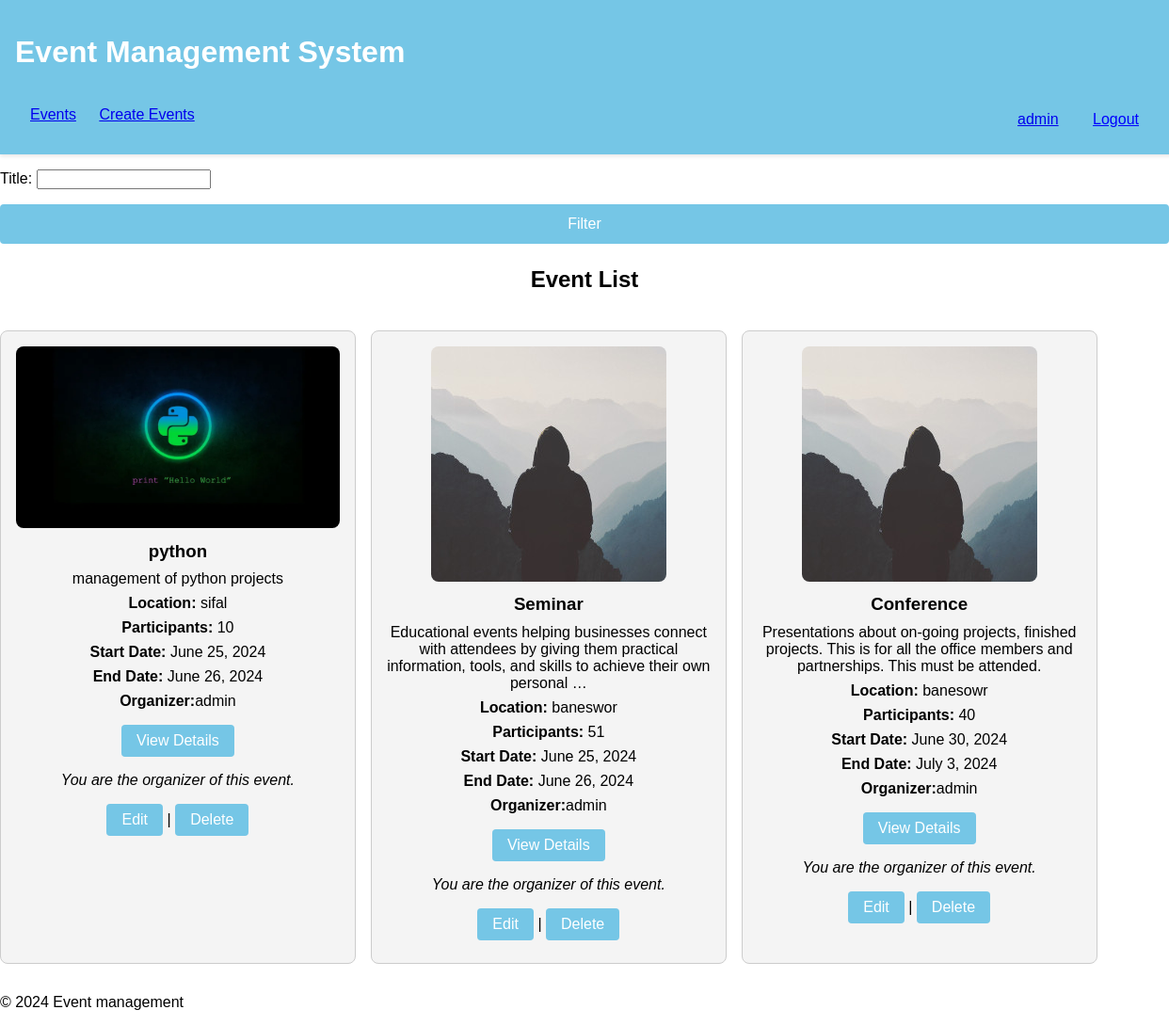
Page /events/event/ (signed in) on the committed database.
### events/models.py (models this page shows, shortened)
class Event(models.Model):
    title = models.CharField(max_length=20)
    description = models.TextField()
    location = models.CharField(max_length=40, default='Unknown')
    total_participants = models.IntegerField()
    start_date = models.DateField()
    end_date = models.DateField()
    organizer = models.ForeignKey(User, on_delete=models.CASCADE, related_name='organized_events')
    image = models.ImageField(upload_to='event_images/', default='default.jpg')

### events/views.py (the view)
# urls.py: path('events/', include('events.urls')),
def events(request):
    events = Event.objects.all()
    filter_form = EventFilterForm(request.GET)
    if filter_form.is_valid():
        title = filter_form.cleaned_data.get('title')
        start_date = filter_form.cleaned_data.get('start_date')
        end_date = filter_form.cleaned_data.get('end_date')
        if title:
            events = events.filter(title__icontains=title)
    for event in events:
        event.is_booked = Booking.objects.filter(user=request.user, event=event).exists()
    return render(request, 'events/event_list.html', {'events':events, 'filter_form': filter_form})

### events/forms.py
class EventFilterForm(forms.Form):
    title = forms.CharField(required=False, label='Title')

### events/templates/events/event_list.html (shortened to what this page needs)
{% extends "events/base.html" %}
{% block content %}
    <form method="get">
        {{ filter_form.as_p }}
        <button type="submit">Filter</button>
    </form>
    <h2 class="event-list-header">Event List</h2>
    <div class="event-list-container">
        {% for event in events %}
            <div class="event-box">
                {% if event.image %}
                    <img src="{{ event.image.url }}" alt="{{ event.title }}">
                {% else %}
                    <img src="{% static 'events/default.jpg' %}" alt="Default Event Image">
                {% endif %}
                <h3>{{ event.title }}</h3>
                <p>{{ event.description|truncatewords:20 }}</p>
                <p><strong>Location:</strong> {{ event.location }}</p>
                <p><strong>Participants:</strong> {{ event.total_participants }}</p>
                <p><strong>Start Date:</strong> {{ event.start_date }}</p>
                <p><strong>End Date:</strong> {{ event.end_date }}</p>
                <p><strong>Organizer:</strong>{{ event.organizer.username }}</p>
                <a href="{% url 'event_detail' event.id %}" class="btn btn-primary">View Details</a>
                {% if event.organizer == request.user %}
                    <p><em>You are the organizer of this event.</em></p>
                {% else %}
                    {% if not event.is_booked %}
                        <a href="{% url 'book_event' event.id %}">Book Now</a>
                    {% endif %}
                {% endif %}
                {% if request.user.is_superuser %}
                    <a href="{% url 'event_update' event.id %}">Edit</a> |
                    <a href="{% url 'event_delete' event.id %}">Delete</a>
                {% endif %}
            </div>
        {% endfor %}
        </div>
{% endblock %}

### events/templates/events/base.html (shortened to what this page needs)
{% load static %}
<!DOCTYPE html>
<html>
    <head>
        <link rel="stylesheet" href="{% static 'events/style.css' %}">
    </head>
    <body>
        <header>
            <h1>Event Management System</h1>
            <nav>
                <ul class="nav-left">
                    <li><a href="{% url 'event_list' %}">Events</a></li>
                    {% if request.user.is_superuser %}
                        <li><a href="{% url 'event_create' %}">Create Events</a></li>
                    {% endif %}
                </ul>
                <ul class="nav-right">
                    {% if user.is_authenticated %}
                        <li class="user-profile">
                            <a href="{% url 'profile' %}">{{ user.username }}</a>
                        </li>
                        <li class="logout-link">
                            <form id="logout-form" action="{% url 'logout' %}" method="post" style="display:inline;">
                                <button type="submit" style="background:none; border:none; color:blue; text-decoration:underline; cursor:pointer;">
                                    Logout
                                </button>
                            </form>
                        </li>
                    {% else %}
                        <li><a href="{% url 'login' %}">Login</a></li>
                        <li><a href="{% url 'register' %}">Register</a></li>
                    {% endif %}
                </ul>
            </nav>
        </header>
        <main>
            {% block content %}
            {% endblock %}
        </main>
        <footer>
            <p>&copy; 2024 Event management</p>
        </footer>
    </body>
</html>

### events/static/events/style.css (style rules this page uses)
body { font-family: Arial, sans-serif; margin: 0; padding: 0; box-sizing: border-box; }
header { background: #75c6e6; color: #fff; padding: 1em; position: sticky; top: 0; width: 100%; box-shadow: 0 2px 4px rgba(0,0,0,0.1); }
nav { display: flex; justify-content: space-between; align-items: center; padding: 0 1em; }
.nav-left, .nav-right { list-style-type: none; margin: 0; padding: 0; }
.nav-left li, .nav-right li { display: inline-block; margin-right: 20px; }
.nav-right { float: right; }
.event-list-header { text-align: center; margin: 1em 0; }
.event-list-container { display: flex; flex-wrap: wrap; justify-content: flex-start; gap: 1em; }
.event-box { background: #f4f4f4; border: 1px solid #ccc; border-radius: 8px; padding: 1em; margin: 1em 0; width: calc(33% - 2em); box-sizing: border-box; text-align: center; }
.event-box img { max-width: 100%; height: auto; border-radius: 8px; }
.event-box h3 { margin: 0.5em 0; }
.event-box p { margin: 0.5em 0; }
.event-box a { display: inline-block; margin: 0.5em 0; padding: 0.5em 1em; background: #75c6e6; color: #fff; border-radius: 4px; text-decoration: none; transition: background-color 0.3s ease; }
button[type="submit"] { display: block; width: 100%; padding: 10px; background-color: #007bff; border: none; border-radius: 4px; color: white; font-size: 16px; cursor: pointer; margin-top: 10px; transition: background-color 0.3s ease; }
button[type="submit"] { width: 100%; padding: 12px; background-color: #75c6e6; border: none; border-radius: 4px; color: #fff; font-size: 16px; cursor: pointer; margin-top: 10px; transition: background-color 0.3s ease; }

### rows in the picture
Event: image (picture), title "python", description "management of python projects", location "sifal", total_participants "10", start_date "June 25, 2024", end_date "June 26, 2024", organizer.username "admin", shows "You are the organizer of this event."
Event: image (placeholder picture), title "Seminar", description "Educational events helping businesses connect with attendees by giving them practical information, tools, and skills to achieve their own personal …", location "baneswor", total_participants "51", start_date "June 25, 2024", end_date "June 26, 2024", organizer.username "admin", shows "You are the organizer of this event."
Event: image (placeholder picture), title "Conference", description "Presentations about on-going projects, finished projects. This is for all the office members and partnerships. This must be attended.", location "banesowr", total_participants "40", start_date "June 30, 2024", end_date "July 3, 2024", organizer.username "admin", shows "You are the organizer of this event."

### other values in the picture
{{ user.username }} "admin"
